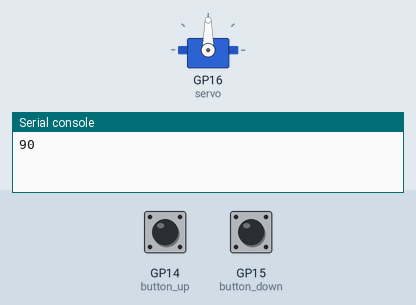
The program below on a simulated Raspberry Pi Pico running MicroPython. Parts: servo, the last lines printed to the serial console. The test bench sets the inputs (shaded band); at power-on: GP14 (button_up) HIGH, GP15 (button_down) HIGH. Servo angles are drawn from the pulse width (0.5 ms = 0°, 2.5 ms = 180°).

Above: at 1.2 s.
1.3 s: GP14 (button_up) pulled LOW for 1 s
At 3.1 s:
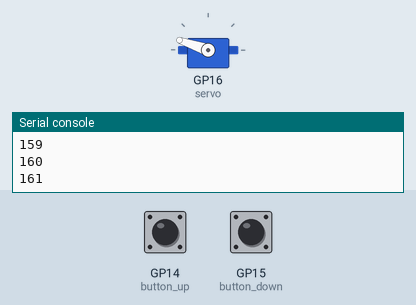
3.8 s: GP15 (button_down) pulled LOW for 1 s
At 5.9 s:
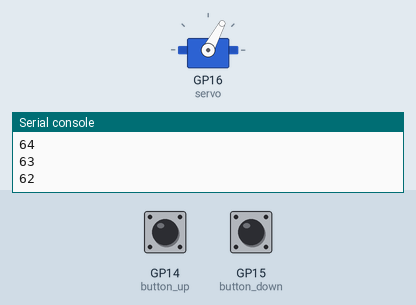
6.3 s: GP15 (button_down) pulled LOW for 0.15 s
At 7.5 s:
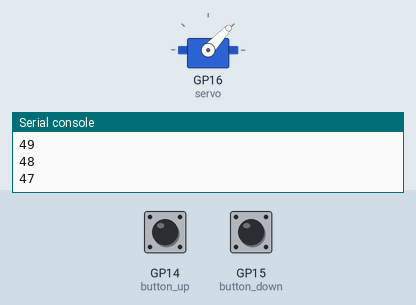
7.9 s: GP15 (button_down) pulled LOW for 0.15 s
At 8.8 s:
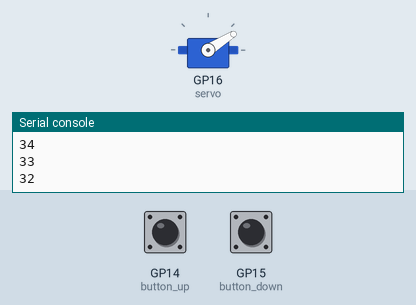
9.5 s: GP15 (button_down) pulled LOW for 3.2 s
At 10.2 s:
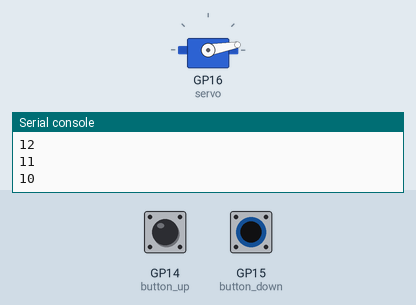
14.2 s: GP14 (button_up) pulled LOW for 0.15 s
At 14.8 s:
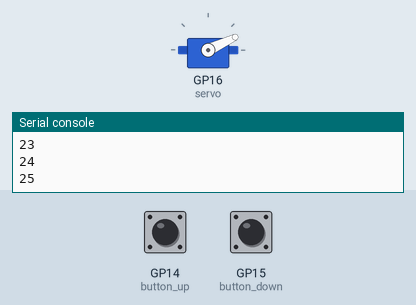
Timing chart, 0 to 16.8 s (numbered marks = the images above; inputs shaded):
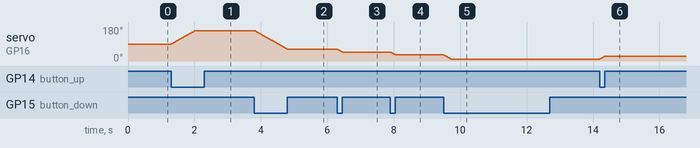

Measured:
- after the input at 1.3 s, servo on GP16 (servo): moves from 90° to 161° over 0.72 s, starting at once
- after the input at 3.8 s, servo on GP16 (servo): moves from 161° to 62° over 1.0 s, starting at once
- after the input at 6.3 s, servo on GP16 (servo): moves from 62° to 47° over 0.16 s, starting at once
- after the input at 7.9 s, servo on GP16 (servo): moves from 47° to 32° over 0.16 s, starting at once
- after the input at 9.5 s, servo on GP16 (servo): moves from 32° to 10° over 0.22 s, starting at once
- after the input at 14.2 s, servo on GP16 (servo): moves from 10° to 25° over 0.16 s, starting at once

The program:

05_servo_test.py
```python
from machine import Pin, PWM
from utime import sleep

button_up = Pin(14, Pin.IN, Pin.PULL_UP)
button_down = Pin(15, Pin.IN, Pin.PULL_UP)

servo = PWM(Pin(16))
servo.freq(50) # pulse every 20ms

def set_angle(angle, min_pulse_us=500, max_pulse_us=2500):
    us_per_degree = (max_pulse_us - min_pulse_us) / 180
    pulse_us = us_per_degree * angle + min_pulse_us
    # duty 0 to 1023. At 50Hz, each duty_point is 20000/65535 = 0.305 µs/duty_point
    duty = int(pulse_us / 0.305)
    # print("angle=" + str(angle) + " pulse_us=" + str(pulse_us) + " duty=" + str(duty))
    print(angle)
    servo.duty_u16(duty)

angle = 90
set_angle(90)
min_angle = 10
max_angle = 160

while True:
    if button_up.value() == 0 and angle <= max_angle:
        angle += 1
        set_angle(angle)
        #print(angle)
        sleep(0.01)
    elif button_down.value() == 0 and angle > min_angle:
        angle -= 1
        set_angle(angle)
        #print(angle)
        sleep(0.01)
```
